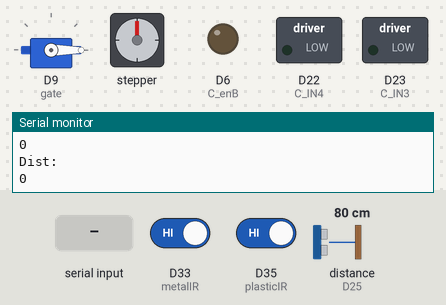
Bench run of a sketch on a simulated Arduino MKR. Parts: servo, stepper motor, switched loads named in the sketch (green lamp = pin HIGH), output pins drawn as LEDs (lit = HIGH), the last lines printed to the serial monitor. Inputs (shaded band) come from the test bench; at power-on: D33 (metalIR) HIGH, D35 (plasticIR) HIGH, distance to the obstacle (sensor on D25) 80 cm. The echo pulse lasts 58.3 µs per cm; stepper angles assume 200 steps per turn.

Above: at 1.7 s.
1.8 s: D33 (metalIR) driven LOW
At 2.63 s:
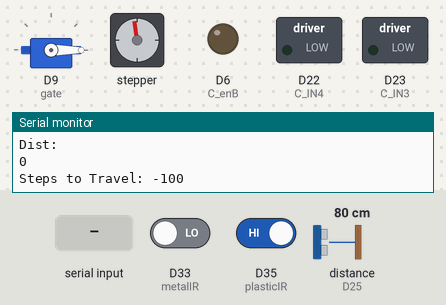
At 3.3 s:
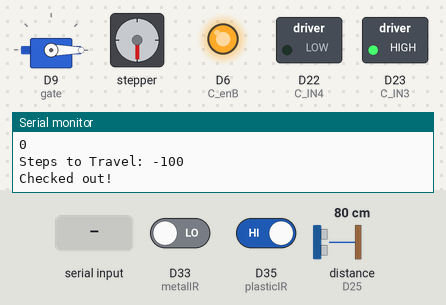
4.5 s: "M" received over Serial
Timing chart, 0 to 7.5 s (numbered marks = the images above; inputs shaded):
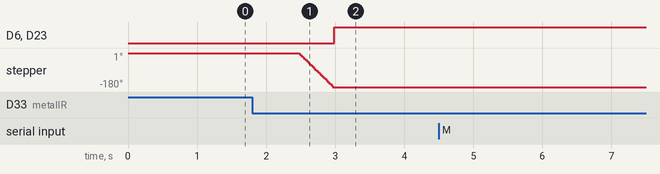

Measured:
- after the input at 1.8 s, D6 (C_enB), D23 (C_IN3): LOW → HIGH after 1.2 s; stepper: turns 180° counter-clockwise in 0.48 s, starting after 0.69 s

The sketch:

trash-code.ino
```cpp
#include <Stepper.h>
#include <Servo.h>
#include <NewPing.h>
#include <WiFiNINA.h>
#include <SPI.h>

// Stepper Stuff
const int S_IN4 = 26, S_IN3 = 28, S_IN2 = 32, S_IN1 = 12, stepsPer = 200;
Stepper stepper(stepsPer, S_IN1, S_IN2, S_IN3, S_IN4);
bool toTravel = false;
double travel;

// Compressor Stuff
const int C_IN3 = 23, C_IN4 = 22, C_enB = 6, S1 = 27, S2 = 29;
bool toCompress = false;
unsigned long compressTime = millis();

// IR Stuff
const int plasticIR = 35, metalIR = 33;
bool testIR = false;
unsigned long irTest = millis(), irCallback = millis();

// Ultrasonic Stuff
const int ECHO = 25, TRIG = 31;
NewPing sonar(TRIG, ECHO, 50);
unsigned long pingTime = millis();
int dist;
const int rightBoxCompress = 551,
  rightBoxDispense = 1010,
  leftBoxCompress = 200,
  leftBoxDispense = 555;

// Servo stuff
const int servoPin = 9;
Servo gate;
unsigned long dispenseTime = millis();
bool toDispense = false;

void setup() {
  // put your setup code here, to run once:
  Serial.begin(9600);
  while (!Serial);

  // Compressor Motor
  pinMode(C_IN3, OUTPUT);
  pinMode(C_IN4, OUTPUT);
  pinMode(C_enB, OUTPUT);
  // Encoder
  pinMode(S1, INPUT);
  pinMode(S2, INPUT);

  // IR Sensors
  pinMode(metalIR, INPUT);
  pinMode(plasticIR, INPUT);

  // Servo
  gate.attach(9);
  //gate.write(0); // 0 the servo
  //delay(1000); // Pause for movement
  gate.write(0); // Move to closed to begin with
  delay(500);

  // Stepper
  stepper.setSpeed(60);
}

double absd(double x) {
  return (x < 0 ? -x : x);
}

const double distPerStep = 2; // Roughly 3.1 Ultrasonic Sensor Dists per Step (reversed)
int travelCommand = 0; // 1 -> Dispense, 2 -> Compress, 0 -> Nothing

void loop() {
  // Asynchronous Calls

  // Dispense the Goods
  if (toDispense && millis() >= dispenseTime) {
    toDispense = false; // dispensing done
    gate.write(0); // Sufficient enough time between next command that another wait is not needed
  }

  // Compress if IR is called low
  if (toCompress && millis() >= compressTime) {
    toCompress = false;
    digitalWrite(C_IN3, LOW);
    digitalWrite(C_IN4, HIGH);
  }

  int metalRead = digitalRead(metalIR),
    plasticRead = digitalRead(plasticIR);

  if ((metalRead == LOW || plasticRead == LOW) && !testIR) {
    // check in the next 300ms, if the IR is still pulled high, then it is ready to get compressed
    Serial.println("Pulled LOW");
    irTest = millis() + 300;
    testIR = true;
  }

  if (testIR && millis() >= irTest) {
    Serial.println("Checked out!");
    if (metalRead == LOW) { // temporary disable compressor movement
      // compress metal
      toTravel = true;
      travelCommand = 2;
      travel = (dist - leftBoxCompress) / distPerStep;
    } else if (plasticRead == LOW) {
      // compress plastic
      toTravel = true;
      travelCommand = 2;
      travel = (dist - leftBoxCompress) / distPerStep;
    } else testIR = false;
  }

  // Manage distance and travelling
  if (millis() >= pingTime) {
    pingTime = millis() + 100; // Check every 100 ms
    dist = sonar.ping_median(12, 50);

    // Debug
    Serial.println("Dist: ");
    Serial.println(dist);
    //Serial.print("Metal IR: ");
    //Serial.println((metalRead == HIGH ? "HIGH" : "LOW"));
    //Serial.print("Plastic IR: ");
    //Serial.println((plasticRead == HIGH ? "HIGH" : "LOW"));

    // travel
    if (toTravel && !toCompress) { // Can't move while compressing
      Serial.print("Steps to Travel: ");
      Serial.println((int) travel);

      if (absd(travel) > 1000) {
        toTravel = false;
        travelCommand = 0; // protect against overflow
      } else {
        stepper.step((int) travel);
        toTravel = false;
        if (travelCommand == 1) {
          toDispense = true;
          dispenseTime = millis() + 1500;
          gate.write(140); // Open the gate
        } else if (travelCommand == 2) {
          toCompress = true;
          compressTime = millis() + 200000; // compress for 1 min
          analogWrite(C_enB, 255);
          digitalWrite(C_IN3, HIGH); // Default Direction
          digitalWrite(C_IN4, LOW);
        }
      }
    }
  }


  while (Serial.available()) {
    char c = Serial.read();
    if (c == 'M') {
      toTravel = true;
      travelCommand = 1;
      travel = (dist - leftBoxDispense) / distPerStep;
      Serial.print(dist);
      Serial.print(", ");
      Serial.println(leftBoxDispense);
      Serial.print("Travel (US): ");
      Serial.println(dist - leftBoxDispense);
      Serial.print("Travel (steps): ");
      Serial.println(travel);
    } else if (c == 'P') {
      toTravel = true;
      travelCommand = 1;
      travel = (dist - rightBoxDispense) / distPerStep;
      Serial.print(dist);
      Serial.print(", ");
      Serial.println(rightBoxDispense);
      Serial.print("Travel (US): ");
      Serial.println(dist - rightBoxDispense);
      Serial.print("Travel (steps): ");
      Serial.println(travel);
    }
    Serial.print("Steps to Travel: ");
    Serial.println((int) travel);
  }

  delay(10); // Standard 10ms delay
}
```
